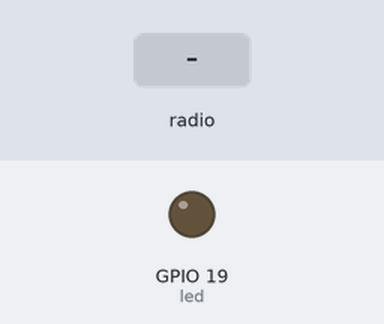
This program was run on a simulated ESP32 board running MicroPython. On the bench: output pins drawn as LEDs (lit = HIGH). The test bench sets the inputs (shaded band). What the program prints to the serial console is not drawn.

Above: at 3.2 s.
3.3 s: radio message "on" arrives
At 4.0 s:
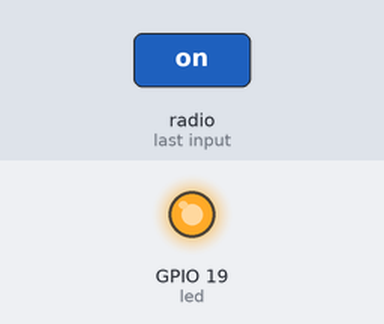
4.8 s: radio message "off" arrives
At 5.2 s:
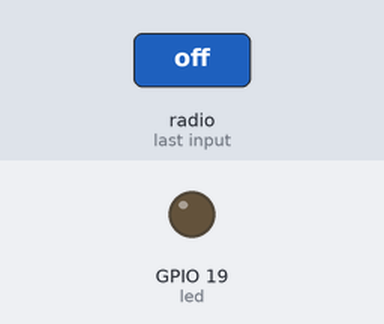
Timing chart, 0 to 7.8 s (numbered marks = the images above; inputs shaded):
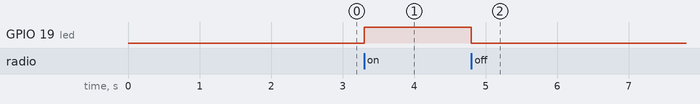

The program:

recever.py
```python
import network
import espnow
from machine import Pin
import time

# --- 1. ネットワークインターフェースを強制リセット ---
print("ネットワークインターフェースをリセット中...")
ap = network.WLAN(network.AP_IF)
ap.active(False)
sta = network.WLAN(network.STA_IF)
sta.active(False)
time.sleep(1)

# --- 2. Wi-Fi (STAモード) を初期化 ---
print("Wi-Fiを初期化中...")
sta.active(True)
sta.config(channel=1) # チャンネルを1に固定
time.sleep(1)

# --- 3. ESP-NOWを初期化 ---
print("ESP-NOWを初期化中...")
e = espnow.ESPNow()
e.active(True)

# --- 4. LEDピンを設定 ---
led = Pin(19, Pin.OUT)

# --- 5. 起動情報を表示 ---
print("\n--- ESP-NOW 受信準備完了 ---")
print("MACアドレス:", sta.config('mac').hex())
print("Wi-Fiチャンネル:", sta.config('channel'))
print("---------------------------")

# --- 6. メッセージ受信ループ (5秒タイムアウト付き) ---
while True:
    host, msg = e.recv(5000)  # 5000ミリ秒 = 5秒のタイムアウト

    if msg:
        # メッセージ受信成功
        print(f"受信成功！ 送信元: {host.hex()}, メッセージ: {msg}")
        if msg == b'on':
            print("LEDをONにします")
            led.on()
        elif msg == b'off':
            print("LEDをOFFにします")
            led.off()
    else:
        # タイムアウトした場合
        print("受信待機中... (タイムアウト)")
```

Measured:
- after the input at 3.3 s, GPIO 19 (led): LOW → HIGH at once
- after the input at 4.8 s, GPIO 19 (led): HIGH → LOW at once
